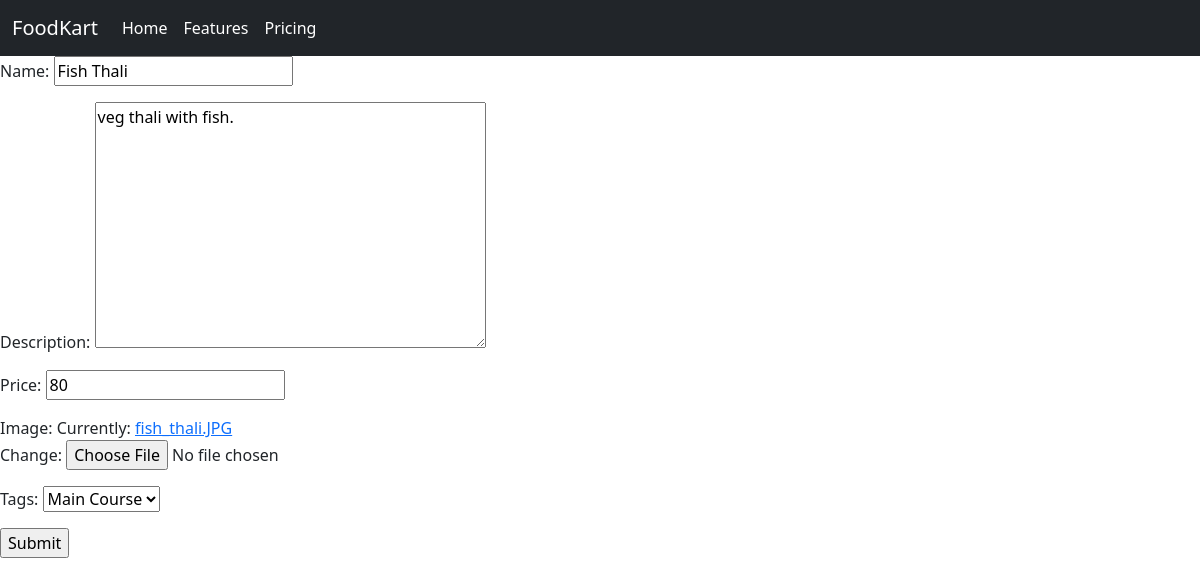
/dm/7 (signed in), run on the app's committed database.
### menu/models.py (models this page shows, shortened)
class Dish(models.Model):
    id = models.AutoField(primary_key=True)
    name = models.CharField(max_length=200, null = False, blank = False, default = 'newItem')
    description = models.TextField()
    price = models.IntegerField()
    image = models.ImageField(null = False, blank = False)
    tags = models.ForeignKey(Tags, on_delete = models.CASCADE, null = True)
    restaurant = models.ForeignKey(restaurant, on_delete = models.CASCADE)

### menu/views.py (the view)
# urls.py: path('dm/<int:dish_id>', views.dish_modification, name='dish_modification'),
@login_required
def dish_modification(request, dish_id):
    dish = Dish.objects.get(id=dish_id)
    user = request.user
    restaurant = user
    form = DishCreationForm(instance=dish)          # Storing the dish which we want to modify.
    if str(restaurant) == str(dish.restaurant):     # Dish modification can only be done by the owner restaurant.
        if request.method == 'POST':
            form = DishCreationForm(request.POST, request.FILES, instance=dish)
            if form.is_valid():
                form = form.save(commit=False)
                form.restaurant = user
                form.save()                         # Dish has been modified and saved.
                messages.success(request, 'Dish modified successfully.')
                return redirect('index')
    else:
        messages.error(request, 'You are not authorized to modify others menu.')
        return redirect('index')
    context = {
        'form_type': 'dish_modification',
        'id': dish_id,
        'form': form,
    }
    return render(request, 'menu/dish.html', context=context)

### menu/forms.py
class DishCreationForm(forms.ModelForm):
    class Meta:
        model = Dish
        fields = '__all__'
        exclude = ['restaurant']

### menu/models.py (called while the page is built)
    def __str__(self):
        return f'{self.tag}'

### Templates/menu/dish.html (shortened to what this page needs)
{% extends 'menu/index.html' %}
{% block container%}
{% if form_type == 'dish_creation' %}
    <form action="{% url 'dish_creation'%}" method="POST" enctype = 'multipart/form-data'>
    {% csrf_token %}
    {{form.as_p}}
    <input type="submit">
    </form>
    {% elif form_type == 'dish_modification' %}
    <form action="{% url 'dish_modification' id %}" method="POST" enctype = 'multipart/form-data'>
        {{form.as_p}}
        <input type="submit">
    </form>
{% endif %}
{% endblock container %}

### data on the page
Dish: name "Fish Thali", description "veg thali with fish.", price "80", tags "Main Course"
